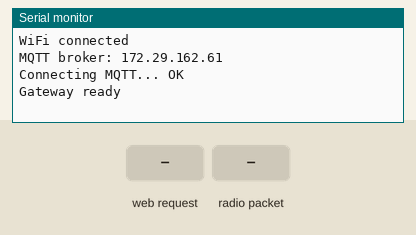
This sketch was run on a simulated ESP32. Parts: the last lines printed to the serial monitor. The test bench sets the inputs (shaded band). WiFi joins after 1.5 s; servers stay silent unless stated; no radio packets arrive unless stated; no MQTT or app messages arrive unless stated.

Above: at 2.7 s.
2.8 s: HTTP request GET /led/on received
At 3.3 s:
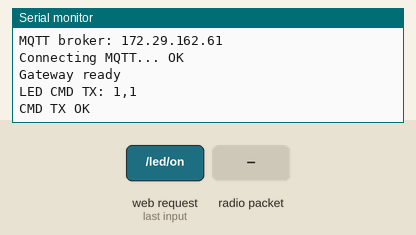
4.3 s: radio packet "5" arrives
At 5.6 s:
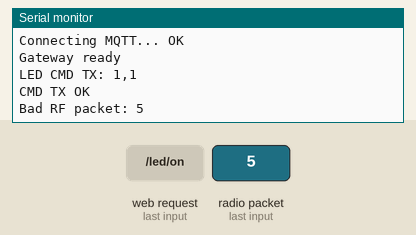

The sketch:

gateway.ino
```cpp
#include <WiFi.h>
#include <WebServer.h>
#include <PubSubClient.h>
#include <SPI.h>
#include <nRF24L01.h>
#include <RF24.h>
#include "shared_packet.h"

#define CE_PIN  21
#define CSN_PIN 5
// ================= RF24 =================
RF24 radio(CE_PIN, CSN_PIN);
const byte address[6] = "00001";

// ================= WiFi / MQTT =================
const char* ssid = "DKO222";
const char* password = "Quansah65";
const char* mqtt_server = "172.29.162.61";

WiFiClient espClient;
PubSubClient client(espClient);
WebServer server(80);

SensorPacket lastPacket;
bool hasData = false;

// ================= MQTT =================
void setupMQTT() {
  client.setServer(mqtt_server, 1883);

  Serial.print("MQTT broker: ");
  Serial.println(mqtt_server);

  while (!client.connected()) {
    Serial.print("Connecting MQTT... ");
    if (client.connect("GatewayESP32")) {
      Serial.println("OK");
    } else {
      Serial.print("FAILED, rc=");
      Serial.println(client.state());
      delay(2000);
    }
  }
}

// ================= Web =================
void handleRoot() {
  String html = "<h1>Gateway Dashboard</h1>";
  if (hasData) {
    html += "Temp: " + String(lastPacket.temperature) + "<br>";
    html += "Hum: " + String(lastPacket.humidity) + "<br>";
    html += "Light: " + String(lastPacket.light) + "<br>";
    html += "Prediction: " + String(lastPacket.prediction) + "<br>";
  }
  html += "<a href='/led/on'>LED ON</a><br>";
  html += "<a href='/led/off'>LED OFF</a>";
  server.send(200, "text/html", html);
}

void sendLed(bool state) {
  char cmd[32];
  snprintf(cmd, sizeof(cmd), "%d,%d", 1, state ? 1 : 0);

  radio.stopListening();
  bool ok = radio.write(cmd, strlen(cmd) + 1);
  radio.startListening();

  Serial.print("LED CMD TX: ");
  Serial.println(cmd);
  Serial.println(ok ? "CMD TX OK" : "CMD TX FAIL");

  server.send(200, "text/plain", state ? "LED ON" : "LED OFF");
}


// ================= Setup =================
void setup() {
  Serial.begin(115200);

  WiFi.begin(ssid, password);
  while (WiFi.status() != WL_CONNECTED) delay(500);
  Serial.println("WiFi connected");

  setupMQTT();

  radio.begin();
  radio.openReadingPipe(0, address);
  radio.openWritingPipe(address);
  radio.setPALevel(RF24_PA_MIN);
  radio.startListening();

  server.on("/", handleRoot);
  server.on("/led/on", [](){ sendLed(true); });
  server.on("/led/off", [](){ sendLed(false); });
  server.begin();

  Serial.println("Gateway ready");
}

// ================= Loop =================
void loop() {
  server.handleClient();
  client.loop();
if (radio.available()) {
    char rxBuffer[32] = {0};   // IMPORTANT
    radio.read(rxBuffer, sizeof(rxBuffer));

    int node;
    float temp, hum, light;
    int pred;

    int fields = sscanf(
      rxBuffer,
      "%d,%f,%f,%f,%d",
      &node, &temp, &hum, &light, &pred
    );

    if (fields == 5) {
      Serial.print("RF RX: ");
      Serial.println(rxBuffer);

      char payload[128];
      snprintf(payload, sizeof(payload),
        "{\"node\":%d,\"temp\":%.2f,\"hum\":%.2f,\"light\":%.2f,\"pred\":%d}",
        node, temp, hum, light, pred
      );

      client.publish("farm/data", payload);
    } else {
      Serial.print("Bad RF packet: ");
      Serial.println(rxBuffer);
    }
  }
}
```

shared_packet.h
```cpp
// shared_packet.h
#ifndef SHARED_PACKET_H
#define SHARED_PACKET_H

struct SensorPacket {
  uint8_t node_id;
  float temperature;
  float humidity;
  float light;
  uint8_t prediction;   // 0 = OFF, 1 = ON
};

struct ControlPacket {
  uint8_t node_id;
  uint8_t led_state;    // 0 = OFF, 1 = ON
};

#endif
```

Measured:
- after the input at 2.8 s, the serial monitor: prints a new line at once (image 1)
- after the input at 4.3 s, the serial monitor: prints a new line at once (image 2)
